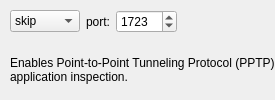
         <widget class="QWidget" name="label658">
          <attribute name="title">
           <string>pptp</string>
          </attribute>
          <layout class="QGridLayout">
           <property name="leftMargin">
            <number>10</number>
           </property>
           <property name="topMargin">
            <number>10</number>
           </property>
           <property name="rightMargin">
            <number>0</number>
           </property>
           <property name="bottomMargin">
            <number>0</number>
           </property>
           <item row="1" column="0" colspan="4">
            <widget class="QLabel" name="label690">
             <property name="text">
              <string>Enables Point-to-Point Tunneling Protocol (PPTP) application inspection.</string>
             </property>
             <property name="alignment">
              <set>Qt::AlignLeading|Qt::AlignLeft|Qt::AlignVCenter</set>
             </property>
             <property name="wordWrap">
              <bool>true</bool>
             </property>
            </widget>
           </item>
           <item row="0" column="2">
            <widget class="QSpinBox" name="pix_pptp_port">
             <property name="minimum">
              <number>1</number>
             </property>
             <property name="maximum">
              <number>65535</number>
             </property>
             <property name="value">
              <number>1723</number>
             </property>
            </widget>
           </item>
           <item row="0" column="1">
            <widget class="QLabel" name="label689">
             <property name="text">
              <string>port:</string>
             </property>
             <property name="alignment">
              <set>Qt::AlignCenter</set>
             </property>
             <property name="wordWrap">
              <bool>false</bool>
             </property>
             <property name="buddy">
              <cstring>pix_ftp_port</cstring>
             </property>
            </widget>
           </item>
           <item row="0" column="3">
            <spacer>
             <property name="orientation">
              <enum>Qt::Horizontal</enum>
             </property>
             <property name="sizeType">
              <enum>QSizePolicy::Expanding</enum>
             </property>
             <property name="sizeHint" stdset="0">
              <size>
               <width>40</width>
               <height>20</height>
              </size>
             </property>
            </spacer>
           </item>
           <item row="0" column="0">
            <widget class="QComboBox" name="pix_pptp_switch">
             <item>
              <property name="text">
               <string>skip</string>
              </property>
             </item>
             <item>
              <property name="text">
               <string>enable</string>
              </property>
             </item>
             <item>
              <property name="text">
               <string>disable</string>
              </property>
             </item>
            </widget>
           </item>
          </layout>
         </widget>
